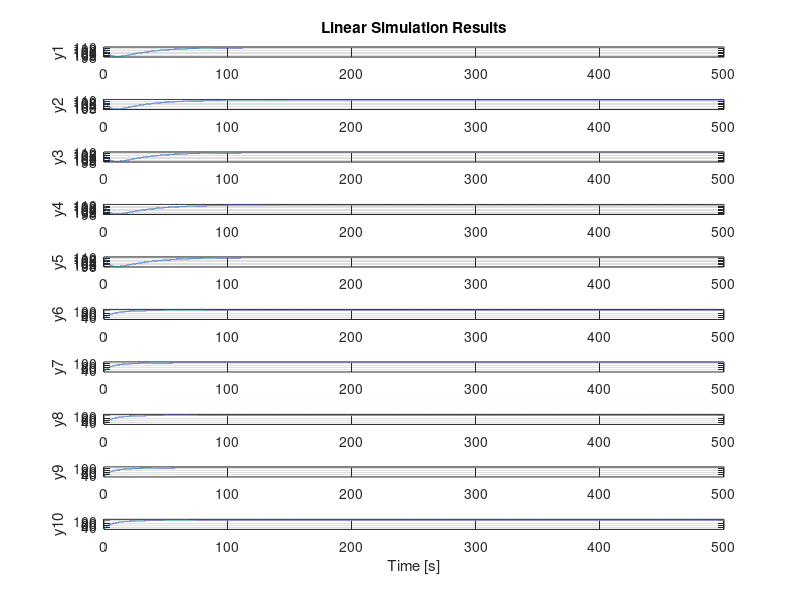

Source code (MATLAB):
s=tf('s');
Ts=110*ones(10,1);
Rs=110*ones(5,1);
T0=[110*ones(5,1);25*ones(5,1)];
t=0:0.01:500;
u=110*ones(5,length(t));
N = 5;			% number of zones
% The total number of states is 2N, the first N states are the plate temperature
% while the next N states are the wafer temperature

D = 0.45;		% 450mm
tp = 1.778e-3;	% plate thickness
ta = 125e-6;	% airgap (6mils)
tw = 0.925e-3;% wafer thickness
dr = D/2/N;		% zone thickness
ta = 125e-6*ones(1,N);

for i=1:N,
   Aps(i) = 2*pi*i*dr*tp;
   Apz(i) = pi*(i*i - (i-1)*(i-1))*dr*dr;
   Aws(i) = 2*pi*i*dr*tw;
   Vp(i) = Apz(i)*tp;
   Vw(i) = Apz(i)*tw;
end;

%Thermophysical Properties
% rho - density
% Cp - specific heat
% k - thermal conductivity
% Silicon
rho_si = 2330;
Cp_si = 790;
k_si = 99;

% Aluminum
rho_al = 2700;
Cp_al = 896;
k_al = 167;

% Quatz
rho_q = 2800;
Cp_q = 833;

% Air gap
k_a = 0.03;
ka = k_a;
rho_a = 1.1; 
Cp_a = 1000;
V_a = 10;
h = 10;

%Plate (aluminum)
kp = k_al;
Cpp = Cp_al;
rhop = rho_al;

%Wafer (silicon)
kw = k_si;
Cpw = Cp_si;
rhow = rho_si;

%Modeling
%Resistance and Capacitance
for i=1:N-1,
   Rpr(i) = log((i+1/2)/(i-1/2))/(2*pi*kp*tp);
   Rwr(i) = log((i+1/2)/(i-1/2))/(2*pi*kw*tw);
end;
for i=1:N,
   Ra(i) = ta(i)/(ka*Apz(i));
   Rwz(i) = 1/(h*Apz(i));
end;
Rpr(N) = 1/(h*Aps(N));
Rwr(N) = 1/(h*Aws(N));

for i=1:N,
   Cp(i) = rhop*Cpp*Vp(i);
   Cw(i) = rhow*Cpw*Vw(i);
end;


%Energy Balance Equations
% In state-space format
% define A and B matrix here, C assumed to be I (all states available)
% A = |App Apw|
%     |Awp Aww|
App = zeros(N,N);		%note that App is tridiagonial
App(1,1) = -(1/Rpr(1) + 1/Ra(1))/Cp(1);
for i=2:N,
   App(i,i) = -(1/Rpr(i) + 1/Rpr(i-1) + 1/Ra(i))/Cp(i);
   App(i,i-1) = (1/Rpr(i-1))/Cp(i);
end;
for i=1:N-1,
   App(i,i+1) = (1/Rpr(i))/Cp(i);
end;

Apw = diag(1./(Ra.*Cp));  % will be different if the airgap is varying
Awp = diag(1./(Ra.*Cw));

Aww = zeros(N,N);		%note that Aww is tridiagonial
Aww(1,1) = -(1/Rwr(1) + 1/Ra(1) + 1/Rwz(1))/Cw(1);
for i=2:N,
   Aww(i,i) = -(1/Rwr(i) + 1/Rwr(i-1) + 1/Ra(i) + 1/Rwz(i))/Cw(i);
   Aww(i,i-1) = (1/Rwr(i-1))/Cw(i);
end;
for i=1:N-1,
   Aww(i,i+1) = (1/Rwr(i))/Cw(i);
end;

for i=1:N,
   temp(i)=Apz(i)/Cp(i);
end;
Bpp = diag(temp);
Bww = zeros(N,N);
%q = u2;
%Combining everything
A = [App Apw;Awp Aww];
B = [Bpp;Bww];
C = eye(2*N,2*N);
D = [zeros(N,N);zeros(N,N)];
sys1 = ss(A,B,C,D);


%[cc,dd]=eig(A);

pr=[-4+3i -4-3i -40 -41 -42 -43 -44 -45 -46 -47];
%pr=[-1/15+0.009686442097i -1/15-0.009686442097i -10 -10 -10 -10 -20 -20 -20 -20];
%Kr=place(A,B,pr);
qq=[100 100 100 100 100 400 100 100 100 100];
%rr=[0.01 0.01 0.01 0.01 0.01];
rr=[0.005 0.005 0.005 0.005 0.005];
Q=diag(qq);
R=diag(rr);
Kr=lqr(A,B,Q,R);

P=eye(2*N,2*N);
Hr=[-5 -5 -5 -5 -5];
H=place(Aww,Apw,Hr);
A1=Aww-H*Apw;
B1=Bww-H*Bpp;
C1=Awp-H*App;


K0=Kr;
A0=A-B*Kr;
%[cc,dd]=eig(A0);
B0=(B*Kr-A)*Ts/Rs;
%L0=B\B0;
%L1=A0*Ts+B0*Rs;
%L2=A0*Ts+B*L0*Rs;
%L3=L2-L1;
%II=pinv(B);
%Zr=II*L3;
%A2=A0*Ts;
%B2=B*L0;

W0=B*Kr-A;
W=mat2cell(W0,[5,5],[5,5]);
W11=W{1,1};
W12=W{1,2};
W21=W{2,1};
W22=W{2,2};
Tf2=110*ones(5,1);
tf2=W22*Tf2;
Tf1=-W21\tf2;
Tf=[Tf1;Tf2];
Te=A0*Tf;
Zr=B\W0*Tf;
B2=B*Zr-Te;


C0=eye(2*N,2*N);
D0=zeros(2*N,N);
sys0=ss(A0,B0,C0,D0);
%figure(1)
lsim(sys0,u,t,T0);

%figure(1)
%lsim(sys2,u,t,Ts);
%figure(2)
%lsim(sys2,u,t,T0);
%step(sys);

%Tw = 100*ones(N,1);
%Tp = -(Aww/Awp)*Tw;

%plantop = A*T + B*q;